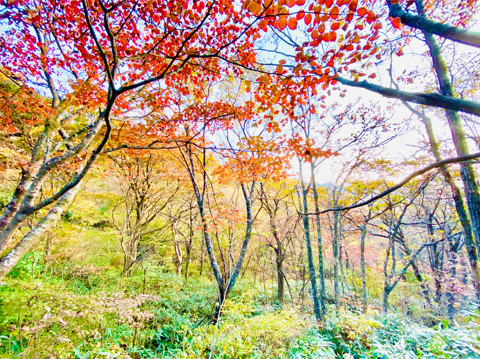
#> input picture ch_8/forest.jpg, 480 x 359 px
$ python ch8_18.py
#> lines starting #> are read from the running program, lines starting #| are printed output that depends on the picture
# image encryption and decryption

import cv2
import numpy as np

src = cv2.imread('forest.jpg')
#> src is the input picture: shape (359, 480, 3); mean B, G, R 128.3, 162.3, 182.3

key = np.random.randint(0, 256, src.shape, np.uint8)

cv2.imshow('forest', src)
cv2.imshow('secret', key)
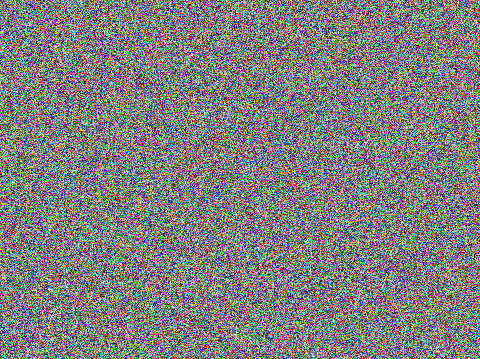
#> window 'secret': shape (359, 480, 3); mean B, G, R 127.2, 127.5, 127.6
print(src.shape)
#| (359, 480, 3)

img_encry = cv2.bitwise_xor(src, key)
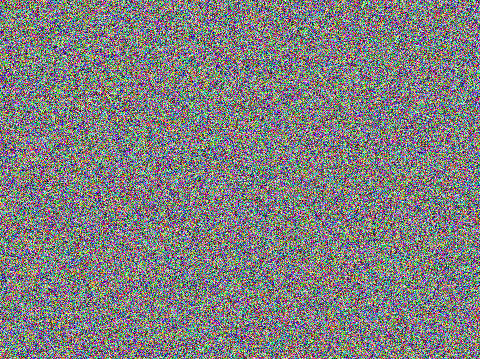
#> img_encry: shape (359, 480, 3); mean B, G, R 127.6, 127.2, 127.5
img_decry = cv2.bitwise_xor(img_encry, key)

cv2.imshow("Encryption", img_encry)
cv2.imshow("Decryption", img_decry)

cv2.waitKey(0)
cv2.destroyAllWindows()

$ run again, with ch_8/geneva.jpg copied over ch_8/forest.jpg
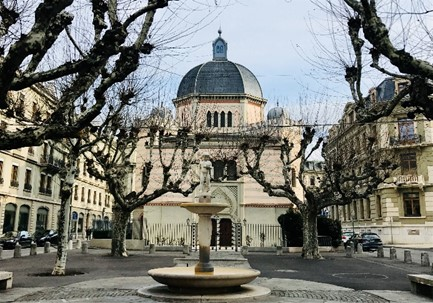
#> input picture ch_8/geneva.jpg, 433 x 303 px
#> src is the input picture: shape (303, 433, 3); mean B, G, R 116.1, 122.1, 120.8
#> `cv2.imshow('secret', key)`:
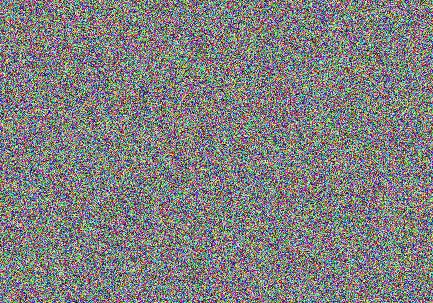
#> window 'secret': shape (303, 433, 3); mean B, G, R 127.2, 127.5, 127.5
#| (303, 433, 3)
#> `img_encry = cv2.bitwise_xor(src, key)`:
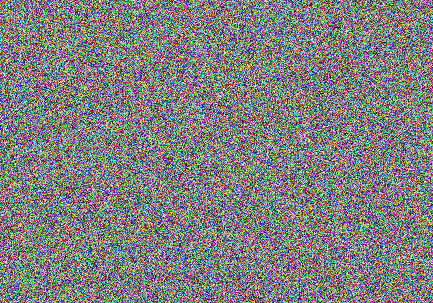
#> img_encry: shape (303, 433, 3); mean B, G, R 127.4, 127.4, 127.3

$ run again, with ch_8/lake.jpg copied over ch_8/forest.jpg
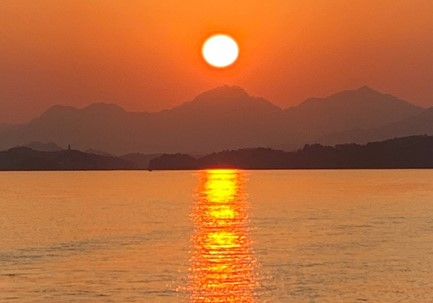
#> input picture ch_8/lake.jpg, 433 x 303 px
#> src is the input picture: shape (303, 433, 3); mean B, G, R 56.2, 105.1, 182
#> `cv2.imshow('secret', key)`:
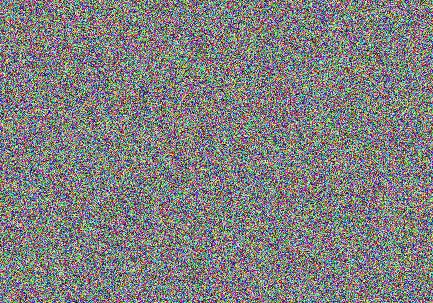
#> window 'secret': shape (303, 433, 3); mean B, G, R 127.2, 127.5, 127.5
#| (303, 433, 3)
#> `img_encry = cv2.bitwise_xor(src, key)`:
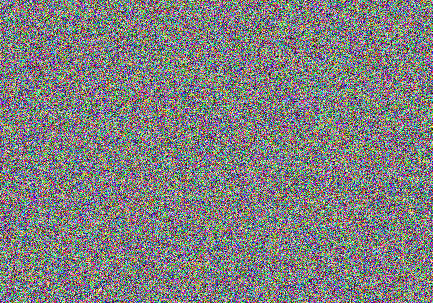
#> img_encry: shape (303, 433, 3); mean B, G, R 127.3, 127.5, 127.5

$ run again, with ch_8/mazu.jpg copied over ch_8/forest.jpg
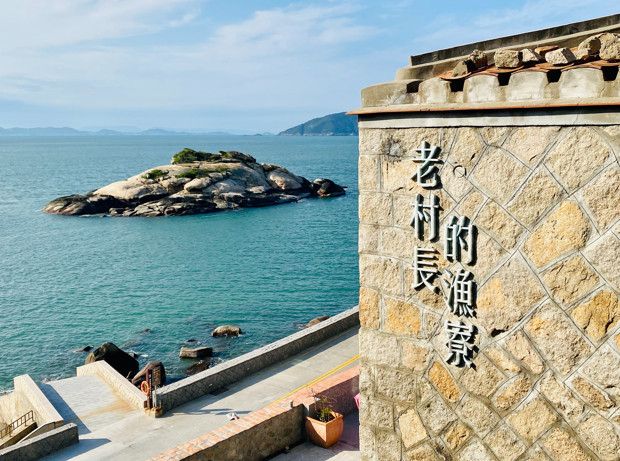
#> input picture ch_8/mazu.jpg, 620 x 461 px
#> src is the input picture: shape (461, 620, 3); mean B, G, R 160.2, 166.9, 154.4
#> `cv2.imshow('secret', key)`:
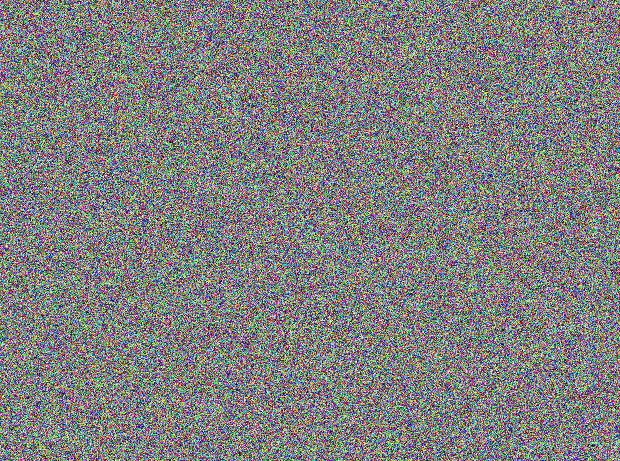
#> window 'secret': shape (461, 620, 3); mean B, G, R 127.3, 127.7, 127.6
#| (461, 620, 3)
#> `img_encry = cv2.bitwise_xor(src, key)`:
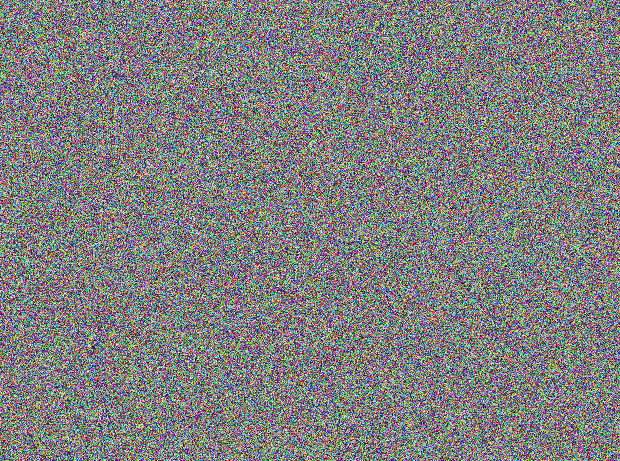
#> img_encry: shape (461, 620, 3); mean B, G, R 127.4, 127.3, 127.6
